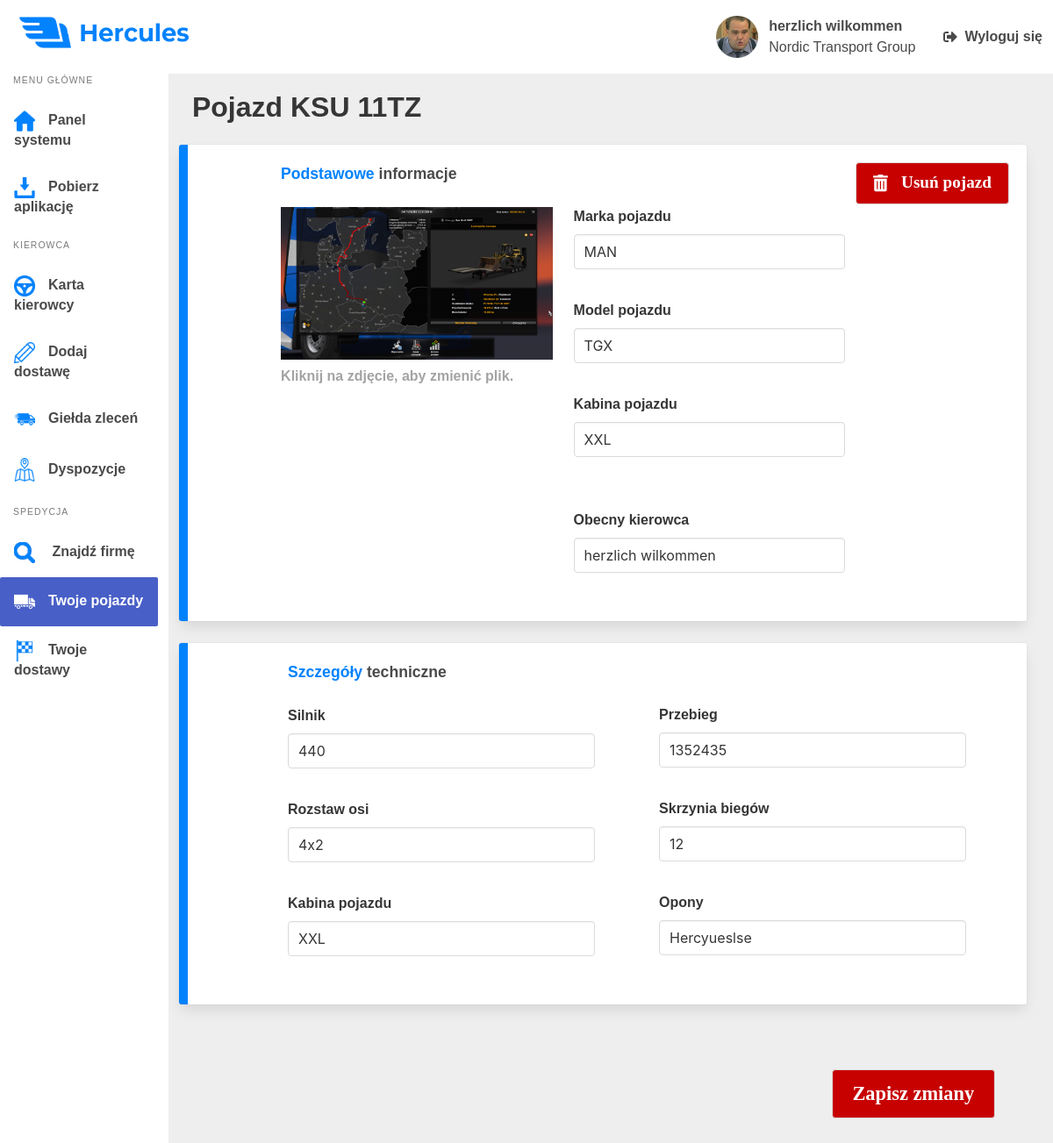
The page /Vehicles/2 (signed in) on the database as committed earlier.
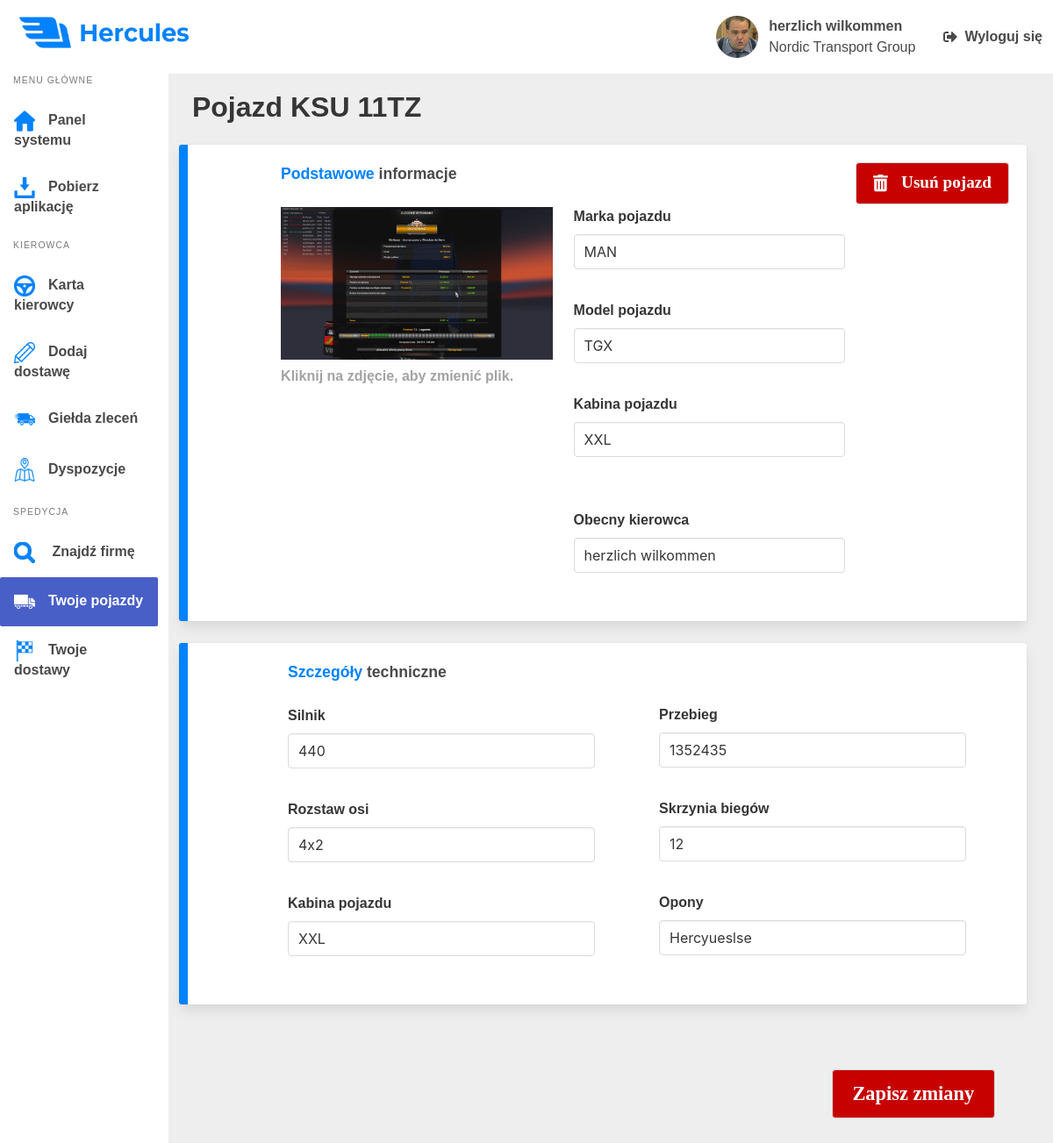
The same page on the database as committed later.
### hercules_app/models.py (models this page shows, shortened)
class Vehicle(models.Model):
    id = models.AutoField(primary_key=True)
    driver = models.ForeignKey(Driver, on_delete=models.CASCADE)
    company = models.ForeignKey(Company, on_delete=models.CASCADE)
    photo = models.ImageField(upload_to='vehicles', null=True)
    model = models.CharField(max_length=80)
    cabin = models.CharField(max_length=64)
    registration_number = models.CharField(max_length=8)
    engine = models.CharField(max_length=100)
    gearbox = models.CharField(max_length=100)
    wheelbase = models.CharField(max_length=4)
    wheels = models.CharField(max_length=75)
    odometer = models.PositiveIntegerField(default=0)
    class Brand(models.TextChoices):
        MAN = 'MAN', _('MAN')
        MERCEDES_BENZ = 'Mercedes-Benz', _('Mercedes-Benz')
        DAF = 'DAF', _('DAF')
        RENAULT = 'Renault', _('Renault')
        SCANIA = 'Scania', _('Scania')
        IVECO = 'Iveco', _('Iveco')
    brand = models.CharField(choices=Brand.choices,
                             default=Brand.MAN, max_length=20)

### hercules_app/views.py (the view, shortened to what this page needs)
def VehicleDetailsView(request, vehicle_id):
    driver_info = Driver.get_driver_info(request)
    driver = {
        'nick': driver_info.nick,
        'avatar': driver_info.avatar,
        'company': driver_info.company,
    }
    vehicle = get_object_or_404(Vehicle, id=vehicle_id)
    company_id = Company.objects.only('id').filter(name=driver_info.company)
    company_drivers = Driver.objects.only('nick').filter(company=company_id[0])
    drivers_dict = {}
    for company_driver in company_drivers:
        drivers_dict[company_driver.id] = company_driver.nick
    drivers = tuple(drivers_dict.items())
    current_driver = vehicle.driver.id
    form = EditVehicleForm(drivers, current_driver, initial={
        'brand': vehicle.brand,
        'model': vehicle.model,
        'cabin': vehicle.cabin,
        'engine': vehicle.engine,
        'gearbox': vehicle.gearbox,
        'wheelbase': vehicle.wheelbase,
        'wheels': vehicle.wheels,
        'odometer': vehicle.odometer,
        'driver': current_driver,
    })
    return render(request, 'hercules_app/vehicle_details.html', {'driver': driver, 'form': form, 'vehicle': vehicle})

### hercules_app/forms.py
class EditVehicleForm(ModelForm):
    class Meta:
        model = Vehicle
        fields = (
            'brand',
            'model',
            'cabin',
            'engine',
            'gearbox',
            'wheelbase',
            'wheels',
            'odometer',
        )
    def __init__(self, drivers, current_driver, *args, **kwargs):
        super().__init__(*args, **kwargs)
        self.fields['driver'] = forms.ChoiceField(widget = forms.Select(), choices=drivers, required=True, initial=current_driver)
        for field in self.fields:
            self.fields[field].widget.attrs.update({'class': 'input'})

### hercules_app/models.py (called while the page is built)
    def get_vehicle_info(driver):
        try:
            vehicle = Vehicle.objects.get(driver=driver)
            vehicle_info = {
                'brand': vehicle.brand,
                'model': vehicle.model,
                'cabin': vehicle.cabin,
                'engine': vehicle.engine,
                'odometer': vehicle.odometer,
                'photo': vehicle.photo.url,
            }
        except:
            vehicle_info = ''
        finally:
            return vehicle_info

### hercules_app/templates/hercules_app/vehicle_details.html (shortened to what the changed rows need)
{% load static %}
<!DOCTYPE html>
<html lang="pl-pl">
<head>
    <link rel="stylesheet" href="https://cdn.jsdelivr.net/npm/bulma@0.8.0/css/bulma.min.css">
    <link rel="stylesheet" type="text/css" href="{% static 'css/panel.css' %}">
    <link rel="stylesheet" type="text/css" href="{% static 'css/main.css' %}">
    <link rel="stylesheet" type="text/css" href="{% static 'css/vehicle_details.css' %}">
    <link rel="stylesheet" href="https://cdn.jsdelivr.net/npm/bulma@0.8.0/css/bulma.min.css">
</head>
<body>
    <div class="wrapper">
        <div class="columns">
            <main class="column main">
                <header>
                    <h1 class="title">Pojazd {{ vehicle.registration_number }} </h1>
                </header>
                <form action="/Vehicles/{{ vehicle.id }}" method="post">
                <div class="box card">
                    <div class="columns">
                        <div class="column left">
                            <h2 class="basic-info-title"><span class="colored">Podstawowe</span> informacje</h2>
                            <span>
                                <img src="{{ vehicle.photo.url }}" class="_vehicle-image">
                                <label class="label image-label">Kliknij na zdjęcie, aby zmienić plik.</label>
                            </span>
                        </div>
                        <div class="column basic-vehicle-info">
                            <label class="label">Marka pojazdu</label>
                            {{ form.brand }}
                            <label class="label">Model pojazdu</label>
                            {{ form.model }}
                            <label class="label">Kabina pojazdu</label>
                            {{ form.cabin }}
                            <div class="company-drivers">
                                <label class="label">Obecny kierowca</label>
                                {{ form.driver }}
                            </div>
                        </div>
                    </div>
                </div>
                <div class="box card">
                    <div class="columns">
                        <div class="column left">
                            <h2 class="basic-info-title"><span class="colored">Szczegóły</span> techniczne</h2>
                            <div class="inputs">
                                <label class="label">Silnik</label>
                                {{ form.engine }}
                                <label class="label">Rozstaw osi</label>
                                {{ form.wheelbase }}
                                <label class="label">Kabina pojazdu</label>
                                {{ form.cabin }}
                            </div>
                        </div>
                        <div class="column">
                            <div class="inputs-right">
                                <label class="label">Przebieg</label>
                                {{ form.odometer }}
                                <label class="label">Skrzynia biegów</label>
                                {{ form.gearbox }}
                                <label class="label">Opony</label>
                                {{ form.wheels }}
                            </div>
                        </div>
                    </div>
                </div>
                </form>
            </main>
        </div>
    </div>
</body>
</html>

Rows that differ between the two databases and show on the page:
changed Vehicle "KSU 11TZ": photo: a different picture
